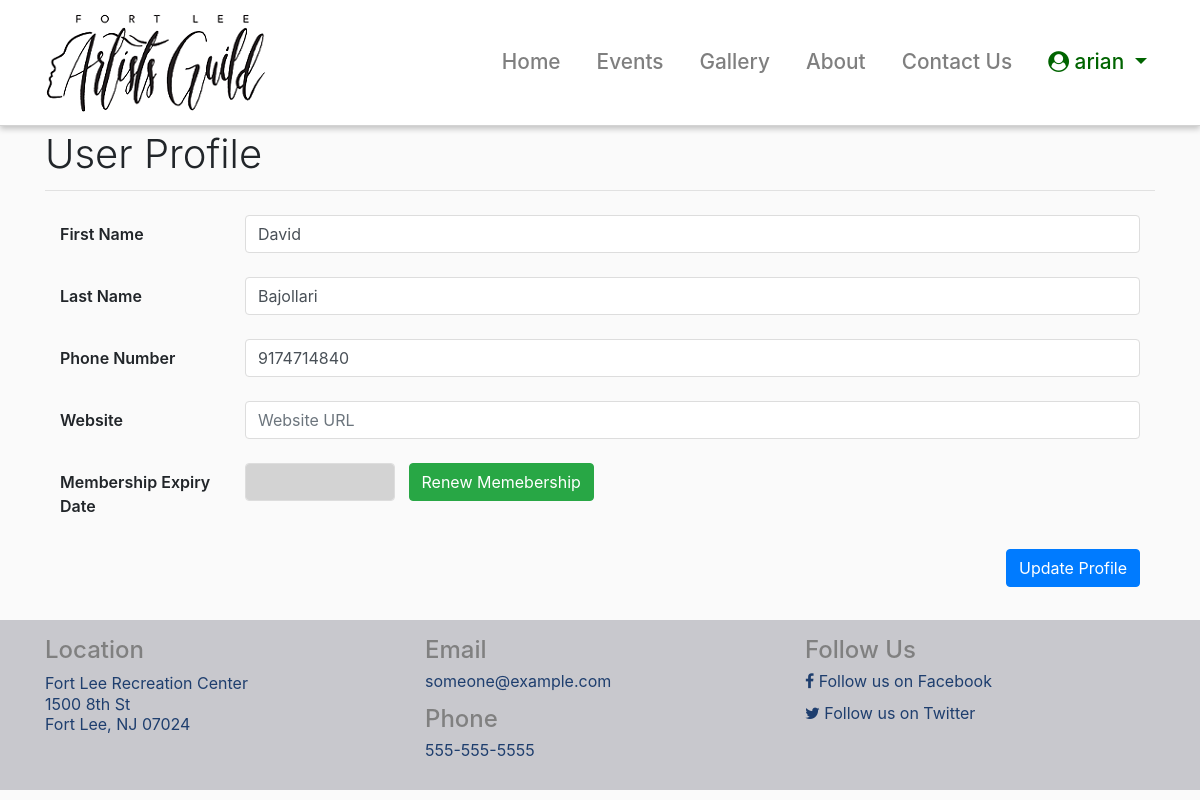
Page /profile/2 (signed in) on the committed database.
### flag/auth/models.py (models this page shows, shortened)
class User(UserMixin, db.Model):
    __tablename__ = 'flagusers'
    id = db.Column(db.Integer,
                   primary_key=True)
    firstName = db.Column(db.String,
                     nullable=False,
                     unique=False)
    lastName = db.Column(db.String,
                     nullable=False,
                     unique=False)
    email = db.Column(db.String(40),
                      unique=True,
                      nullable=False)
    password = db.Column(db.String(200),
                         primary_key=False,
                         unique=False,
                         nullable=False)
    phone = db.Column(db.String(15),
                        index=False,
                        unique=False,
                        nullable=True)
    website = db.Column(db.String(150),
                        index=False,
                        unique=False,
                        nullable=True)
    userRole = db.Column(db.String(1),
                        index=False,
                        unique=False,
                        nullable=False)
    created_On = db.Column(db.DateTime,
                           index=False,
                           unique=False,
                           nullable=False,
                           default=datetime.datetime.now)
    last_login = db.Column(db.DateTime,
                           index=False,
                           unique=False,
                           nullable=True)
    memberStartDate = db.Column(db.DateTime,
                           index=False,
                           unique=False,
                           nullable=True)
    memberExpireDate = db.Column(db.DateTime,
                           index=False,
                           unique=False,
                           nullable=True)

### flag/auth/routes.py (the view)
@bpAuth.route('/profile/<user_id>', methods=['GET', 'POST'])
def profile(user_id = 0):
    screenMode = 'profile' #came from profile screen
    profile_form = ProfileForm(request.form)
    if request.method == 'POST':
        if profile_form.validate():
            firstName = request.form.get('firstName')
            lastName = request.form.get('lastName')
            website = request.form.get('website')
            phone = request.form.get('phone')
            userId = request.form.get('user_id')
            existing_user = User.query.filter_by(id=userId).first()
            if not existing_user is None:
                existing_user.firstName=firstName
                existing_user.lastName=lastName
                existing_user.website=website
                existing_user.phone=phone
                db.session.commit()
            flash('Profile successfully updated.')
            return redirect(url_for('auth.profile', user_id = userId ))
    else:
        if not current_user.is_authenticated:
            return redirect(url_for('home'))
        if int(user_id) > 0:#check to see if they came from users
            screenMode = 'users'
            if current_user.userRole != "A":
                abort(401) # unauthorized
        else:
            user_id = current_user.id
        user = User.query.filter_by(id=user_id).first()
        profile_form.firstName.data = user.firstName
        profile_form.lastName.data = user.lastName
        profile_form.phone.data = user.phone or ''
        profile_form.website.data = user.website or ''
        profile_form.user_id.data = user.id
        if user.memberExpireDate == None:
            profile_form.membershipExpiryDate.data = ''
        else:
            profile_form.membershipExpiryDate.data = user.memberExpireDate.strftime('%d-%b-%Y')
    return render_template('auth/profile.html',form=profile_form, screenMode = screenMode)

### flag/auth/forms.py
class ProfileForm(Form):
    firstName = StringField('First Name',[validators.Length(min=3, max=50), validators.DataRequired()])
    lastName = StringField('Last Name',[validators.Length(min=3, max=50), validators.DataRequired()])
    phone = StringField('Phone Number')
    website = StringField('Website')
    user_id = HiddenField()
    membershipExpiryDate = StringField('Membership Expiry Date')
    membershipStatus = StringField('Membership Status')
    submit = SubmitField('Update')

### flag/auth/routes.py (called while the page is built)
@login_manager.user_loader
def load_user(user_id):
    if user_id is not None:
        return User.query.get(user_id)
    return None

### flag/templates/auth/profile.html (shortened to what this page needs)
{% extends "layout.html" %}
{% block content %}
{% if screenMode == 'users' %}
  {{ page_title('User Profile') }}
{% else %}
  {{ page_title('My Profile') }}
{% endif %}
<div class="col-lg-12">
  <form method="POST" role="form" action="profile">
    <div class="form-group row">
      <label for="firstName" class="col-lg-2 col-form-label">{{
          form.firstName.label
        }}</label>
      <div class="col-lg-10">
        <input type="text" class="form-control" id="firstName" name="firstName" value="{{ form.firstName.data }}"
          placeholder="First Name" required />
      </div>
    </div>
    <div class="form-group row">
      <label for="lastName" class="col-lg-2 col-form-label">{{
            form.lastName.label
          }}</label>
      <div class="col-lg-10">
        <input type="text" class="form-control" id="lastName" name="lastName" value="{{ form.lastName.data }}"
          placeholder="Last Name" required />
      </div>
    </div>
    <div class="form-group row">
      <label for="phone" class="col-lg-2 col-form-label">{{
              form.phone.label
            }}</label>
      <div class="col-lg-10">
        <input type="tel" class="form-control" id="phone" name="phone" value="{{ form.phone.data }}"
          placeholder="Phone Number" required />
      </div>
    </div>
    <div class="form-group row">
      <label for="website" class="col-lg-2 col-form-label">{{
              form.website.label
            }}</label>
      <div class="col-lg-10">
        <input type="tel" class="form-control" id="website" name="website" value="{{ form.website.data }}"
          placeholder="Website URL" />
      </div>
    </div>
    <div class="form-group row">
      <label for="membershipExpiryDate" class="col-lg-2 col-form-label">{{
              form.membershipExpiryDate.label
            }}</label>
      <div class="col-lg-8">
        <input type="tel" class="form-control" id="membershipExpiryDate" name="membershipExpiryDate"
          value="{{ form.membershipExpiryDate.data }}" placeholder="" readonly
          style="background-color: lightgrey; width: 150px;float:left;" />
        {% if screenMode == 'users' %}
            <a class="btn btn-success" onclick="return confirmRenew();" role="button" href="/renew">Renew Memebership</a>
        {% else %}
            <a class="btn btn-success" role="button" href="/membership">Renew Memebership</a>
        {% endif %}
      </div>
    </div>
    <div class="form-group row">
      <div class="col-lg-12 text-right">
        <button type="submit" class="btn btn-primary">Update Profile</button>
      </div>
    </div>
  </form>
</div>
{% endblock %}

### flag/templates/layout.html (shortened to what this page needs)
{% from 'macros.html' import nav_link, page_title with context %}
<!DOCTYPE html>
<html lang="en">
<head>
  <link rel="stylesheet" href="{{ url_for('static', filename='css/jquery-ui.min.css') }}">
  <link rel="stylesheet" href="{{ url_for('static', filename='css/bootstrap.min.css') }}">
  <link rel="stylesheet" href="{{ url_for('static', filename='css/font-awesome.min.css') }}">
  <link rel="stylesheet" href="{{ url_for('static', filename='css/app.css') }}">
</head>
<body>
  <nav class="navbar navbar-expand-lg navbar-light navbar-bg fixed-top">
    <div class="container">
      <a class="navbar-brand" href="/">
        <img src="/static/images/logo1.png" alt="">
      </a>
      <div class="collapse navbar-collapse" id="navbarResponsive">
        <ul class="navbar-nav ml-auto">
          {{ nav_link('home', 'Home') }}
          {{ nav_link('events.events', 'Events') }}
          {{ nav_link('gallery.gallery', 'Gallery') }}
          {{ nav_link('public.about', 'About') }}
          {{ nav_link('public.contact', 'Contact Us') }}
          {% if current_user.is_authenticated %}
          <li class="nav-item dropdown">
            <a class="nav-link dropdown-toggle" href="#" id="navbardrop" data-toggle="dropdown" style="color:darkgreen;">
              <i class="fa fa-user-circle"></i>&nbsp;{{ current_user.firstName }}
            </a>
          </li>
          {% else %}
          <li class="nav-item">
            <a class="nav-link"
              style="border: 1px solid darkgreen; display:inline-block;padding-left: 15px; padding-right: 15px;border-radius:20px;"
              href="{{ url_for('auth.login') }}">Login</a>
          </li>
          {% endif %}
        </ul>
      </div>
    </div>
  </nav>
  <div class="container" style="min-height: 500px;padding-top:10px;">
    {% block content %}
    {% endblock %}
  </div>
  <footer class="py-5" style="padding: 1rem !important;background-color: #C8C8CD;">
    <div class="container">
      <div class="row" style="color:white;">
        <div class="col-sm-4">
          <h4 style="color:gray;">Location</h4>
          <p>
            <a href="https://goo.gl/maps/iVhmAzEYue3JvERB9" target="_blank" style="color:#1e3e6e;">
              <span style="line-height: 1.3rem;">Fort Lee Recreation Center</span><br>
              <span style="line-height: 1.3rem;">1500 8th St</span><br>
              <span style="line-height: 1.3rem;">Fort Lee, NJ 07024</span>
            </a>
          </p>
        </div>
        <div class="col-sm-4">
          <h4 style="color:gray;">Email</h4>
          <p>
            <a href="mailto:someone@example.com" target="_top"  style="color:#1e3e6e;">someone@example.com</a>
          </p>
          <h4 style="color:gray;">Phone</h4>
          <p>
            <a href="tel:555-555-5555"  style="color:#1e3e6e;">555-555-5555</a>
          </p>
        </div>
        <div class="col-sm-4">
          <h4 style="color:gray;">Follow Us</h4>
          <p>
            <a href="https://facebook.com/flag" target="_blank"  style="color:#1e3e6e;"><i class="fa fa-facebook"></i>&nbsp;Follow us on
              Facebook</a>
          </p>
          <p>
            <a href="https://twitter.com/flag" target="_blank"  style="color:#1e3e6e;"><i class="fa fa-twitter"></i>&nbsp;Follow us on
              Twitter</a>
          </p>
        </div>
      </div>
  </footer>
</body>
</html>

### flag/static/css/app.css (style rules this page uses)
body { margin:0px; line-height: 1 !important; padding-top: 120px; background-color: #FAFAFA; }
.navbar-bg { background-color: white !important; border-bottom: lightgray solid 1px; box-shadow: 0px 0.03rem 0.09rem rgba(0,0,0,0.18), 0px 0.16rem 0.36rem rgba(0,0,0,0.22); padding:.5rem .5rem; }
.nav-item { font-size: 1.3rem; font-weight: 500; padding-left: 20px; }
.col-form-label { font-weight: 600; }
.form-control { box-shadow: none; border-color: #ddd; }

### rows in the picture
User: firstName "arian"
User: firstName "David", lastName "Bajollari", phone "9174714840"

### other values in the picture
{{ name }} "Home Events Gallery About Contact Us"
{{ title }} "User Profile"
